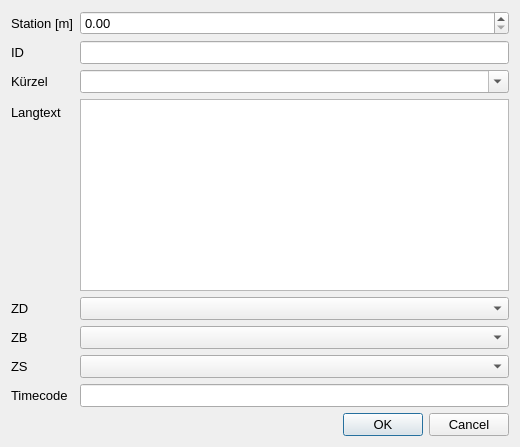
<?xml version='1.0' encoding='utf-8'?>
<ui version="4.0">
 <class>EinzelschadenDialog</class>
 <widget class="QDialog" name="EinzelschadenDialog">
  <property name="windowTitle"><string>Einzelschaden hinzufügen</string></property>
  <property name="font"><font><pointsize>10</pointsize></font></property>
  <property name="minimumSize"><size><width>520</width><height>430</height></size></property>
  <layout class="QVBoxLayout" name="verticalLayout">
   <item>
    <layout class="QFormLayout" name="formLayout">
     <property name="fieldGrowthPolicy"><enum>QFormLayout::AllNonFixedFieldsGrow</enum></property>
     <item row="0" column="0"><widget class="QLabel" name="position_label"><property name="text"><string>Station [m]</string></property></widget></item>
     <item row="0" column="1"><widget class="QDoubleSpinBox" name="dsb_station"><property name="decimals"><number>2</number></property><property name="maximum"><double>999999.000000000000000</double></property></widget></item>
     <item row="1" column="0"><widget class="QLabel" name="label_id"><property name="text"><string>ID</string></property></widget></item>
     <item row="1" column="1"><widget class="QLineEdit" name="le_id" /></item>
     <item row="2" column="0"><widget class="QLabel" name="label_code"><property name="text"><string>Kürzel</string></property></widget></item>
     <item row="2" column="1"><widget class="QComboBox" name="cb_kuerzel"><property name="editable"><bool>true</bool></property><property name="insertPolicy"><enum>QComboBox::NoInsert</enum></property></widget></item>
     <item row="3" column="0"><widget class="QLabel" name="label_longtext"><property name="text"><string>Langtext</string></property></widget></item>
     <item row="3" column="1"><widget class="QPlainTextEdit" name="pte_langtext"><property name="minimumSize"><size><width>0</width><height>130</height></size></property></widget></item>
     <item row="4" column="0"><widget class="QLabel" name="label_zd"><property name="text"><string>ZD</string></property></widget></item>
     <item row="4" column="1"><widget class="QComboBox" name="cb_zd" /></item>
     <item row="5" column="0"><widget class="QLabel" name="label_zb"><property name="text"><string>ZB</string></property></widget></item>
     <item row="5" column="1"><widget class="QComboBox" name="cb_zb" /></item>
     <item row="6" column="0"><widget class="QLabel" name="label_zs"><property name="text"><string>ZS</string></property></widget></item>
     <item row="6" column="1"><widget class="QComboBox" name="cb_zs" /></item>
     <item row="7" column="0"><widget class="QLabel" name="label_timecode"><property name="text"><string>Timecode</string></property></widget></item>
     <item row="7" column="1"><widget class="QLineEdit" name="le_timecode" /></item>
    </layout>
   </item>
   <item><widget class="QDialogButtonBox" name="bb_dialog"><property name="standardButtons"><set>QDialogButtonBox::Cancel|QDialogButtonBox::Ok</set></property></widget></item>
  </layout>
 </widget>
 <connections>
  <connection><sender>bb_dialog</sender><signal>accepted()</signal><receiver>EinzelschadenDialog</receiver><slot>accept()</slot></connection>
  <connection><sender>bb_dialog</sender><signal>rejected()</signal><receiver>EinzelschadenDialog</receiver><slot>reject()</slot></connection>
 </connections>
</ui>
